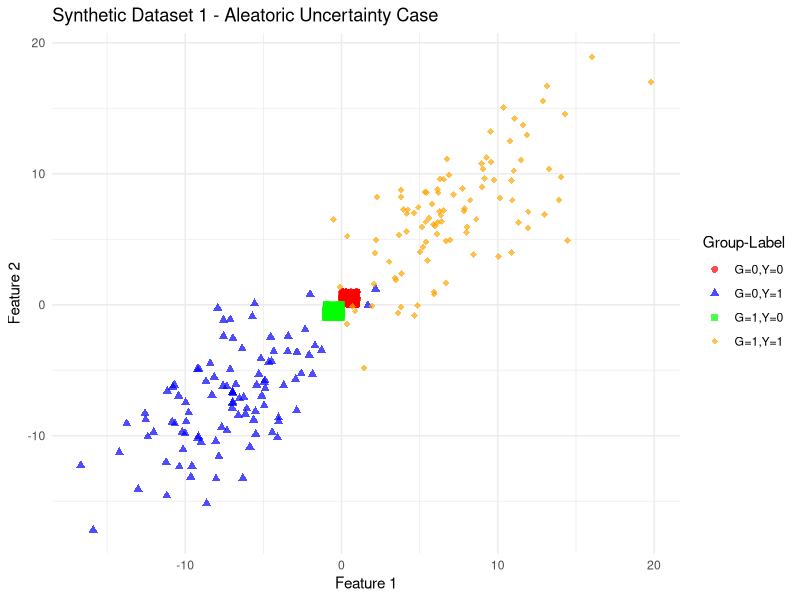

Source code (R):
library(MASS)
library(tidyverse)

# Replica Synthetic Dataset 1 (SD1) dal paper
# Case of Aleatoric Uncertainty

generate_synthetic_dataset_1 <- function(n_samples = 100) {
  set.seed(42)
  
  # Parameters per le 4 distribuzioni (dal paper)
  # G=0, Y=0: Beta distribution
  # G=0, Y=1: -Beta distribution  
  # G=1, Y=0: Normal distribution
  # G=1, Y=1: Normal distribution
  
  data_list <- list()
  
  # G=0, Y=0 - Beta distribution
  n <- n_samples
  beta_samples <- matrix(rbeta(n*2, 0.5, 0.5), ncol=2)
  data_list[[1]] <- data.frame(
    feature1 = beta_samples[,1],  # Scale to match paper
    feature2 = beta_samples[,2],
    G = 0, Y = 0
  )
  
  # G=0, Y=1 - Negative Beta
  data_list[[2]] <- data.frame(
    feature1 = -(beta_samples[,1]),
    feature2 = -(beta_samples[,2]),
    G = 0, Y = 1
  )
  
  # G=1, Y=0 - Normal distribution
  normal_samples_0 <- mvrnorm(n, mu = c(-7, -7), 
                              Sigma = matrix(c(15, 10, 10, 15), 2, 2))
  data_list[[3]] <- data.frame(
    feature1 = normal_samples_0[,1],
    feature2 = normal_samples_0[,2],
    G = 1, Y = 0
  )
  
  # G=1, Y=1 - Normal distribution
  normal_samples_1 <- mvrnorm(n, mu = c(7, 7), 
                              Sigma = matrix(c(15, 10, 10, 15), 2, 2))
  data_list[[4]] <- data.frame(
    feature1 = normal_samples_1[,1],
    feature2 = normal_samples_1[,2],
    G = 1, Y = 1
  )
  
  # Combine all data
  synthetic_data <- do.call(rbind, data_list)
  synthetic_data$G <- as.factor(synthetic_data$G)
  synthetic_data$Y <- as.factor(synthetic_data$Y)
  
  return(synthetic_data)
}

# Test the function
sd1_data <- generate_synthetic_dataset_1()
head(sd1_data)
table(sd1_data$G, sd1_data$Y)

### VISUALIZZAZIONE GRAFICA

plot_synthetic_data <- function(data, title = "Synthetic Dataset") {
  ggplot(data, aes(x = feature1, y = feature2, 
                   color = interaction(G, Y), 
                   shape = interaction(G, Y))) +
    geom_point(size = 2, alpha = 0.7) +
    scale_color_manual(values = c("red", "blue", "green", "orange"),
                       labels = c("G=0,Y=0", "G=0,Y=1", "G=1,Y=0", "G=1,Y=1")) +
    scale_shape_manual(values = c(16, 17, 15, 18),
                       labels = c("G=0,Y=0", "G=0,Y=1", "G=1,Y=0", "G=1,Y=1")) +
    labs(title = title, 
         x = "Feature 1", 
         y = "Feature 2",
         color = "Group-Label",
         shape = "Group-Label") +
    theme_minimal()
}

p1 <- plot_synthetic_data(sd1_data, "Synthetic Dataset 1 - Aleatoric Uncertainty Case")
ggsave("plots/synthetic_dataset_1.png", p1, width = 10, height = 6)

